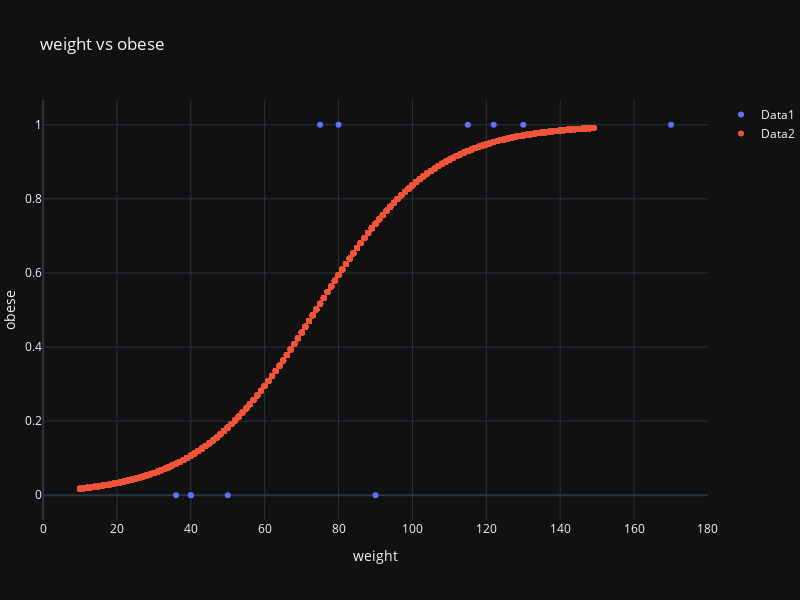

The cell this chart's notebook holds for it:
### Code cell
new_data = pd.concat(
    [
        pd.DataFrame(X_new, columns=["feature"]),
        pd.DataFrame(y_sigmoid, columns=["label"]),
    ],
    axis=1,
)
scatter_plot(data, x1='weight', y1='obese', data2=new_data, x2='feature', y2='label')

### Figure 1 — Plotly figure (JSON) as saved in the notebook; plotly's stock layout.template omitted (floating-point values rounded to 4 significant figures; data arrays with more than 128 entries replaced by an {"elided": "..."} marker saying what was removed)
{"data": [{"mode": "markers", "name": "Data1", "type": "scatter", "x": [40, 50, 75, 36, 90, 122, 115, 40, 130, 80, 170], "y": [0, 0, 1, 0, 0, 1, 1, 0, 1, 1, 1]}, {"mode": "markers", "name": "Data2", "type": "scatter", "x": {"elided": "10000 int values"}, "y": {"elided": "10000 float values"}}], "layout": {"autosize": false, "height": 600, "margin": {"l": 0, "r": 0}, "showlegend": true, "title": {"text": "weight vs obese"}, "width": 800, "xaxis": {"title": {"text": "weight"}}, "yaxis": {"title": {"text": "obese"}}}}
